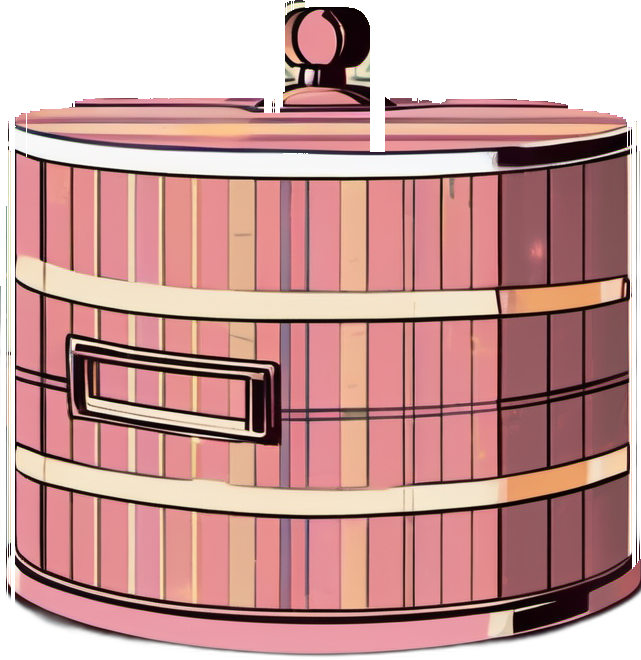
#> input picture assets/OBJ_hat_box.png, 641 x 660 px, found by its file name
$ python fix_hatbox3.py
#> lines starting #> are read from the running program, lines starting #| are printed output that depends on the picture; after the words box and inside, x2 and y2 are one past the last pixel; in counts of white or black regions, pixels touching at a corner belong together
import numpy as np
from PIL import Image
from pathlib import Path

ASSETS = Path(r"C:\english-quest\assets")
p = ASSETS / "OBJ_hat_box.png"
im = Image.open(p).convert("RGBA")
#> im is the input picture: PIL image 641x660 RGBA; mean R, G, B, A 176.9, 130.2, 123, 203.9
a = np.array(im).astype(np.int16)
r, g, b, al = a[..., 0], a[..., 1], a[..., 2], a[..., 3]
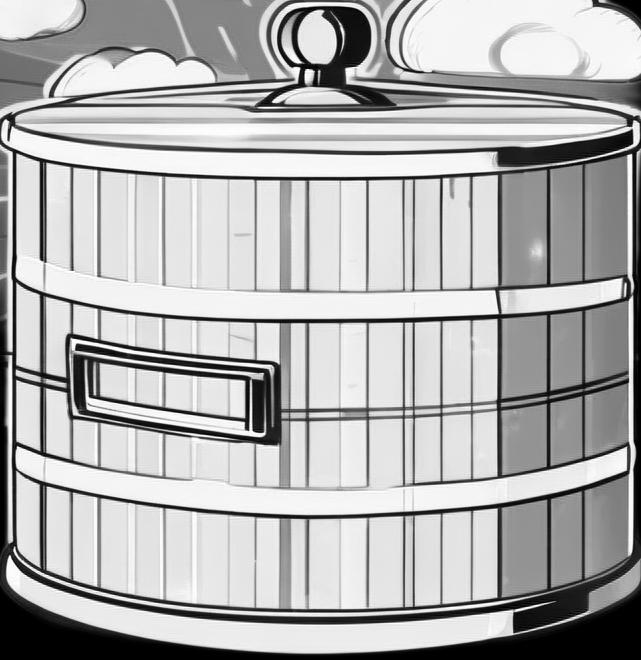
#> r: shape (660, 641) int16; min 0, max 254, mean 176.9
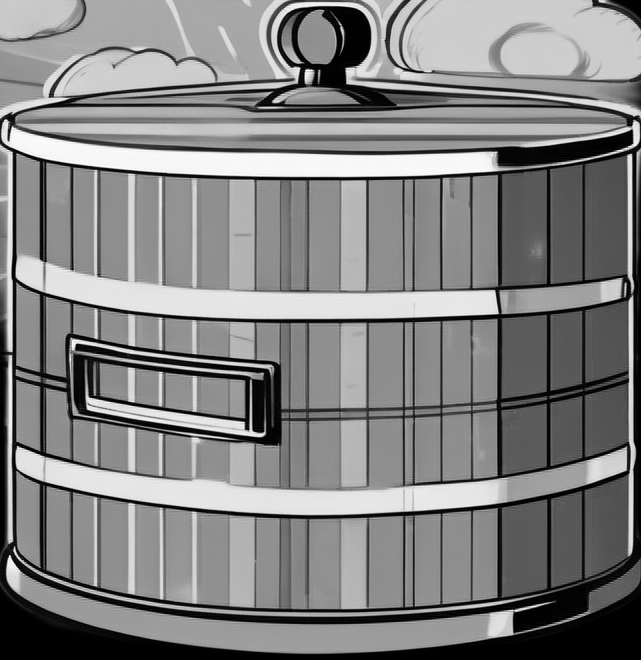
#> g: shape (660, 641) int16; min 0, max 254, mean 130.2
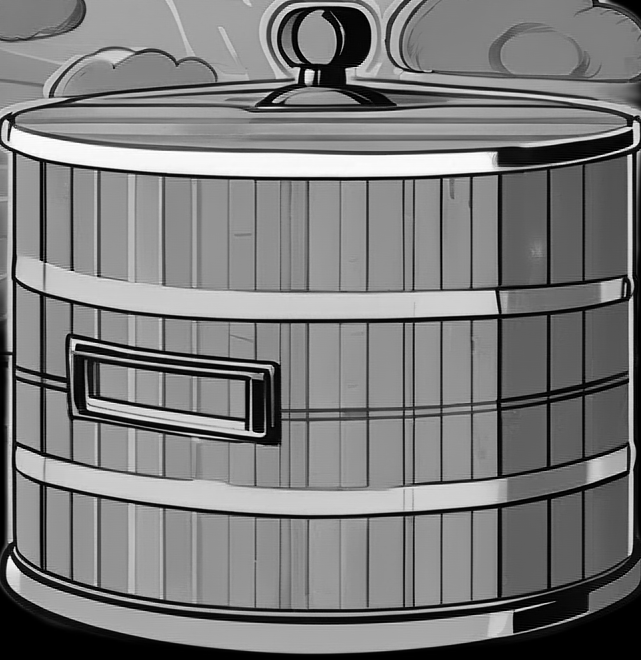
#> b: shape (660, 641) int16; min 0, max 254, mean 123
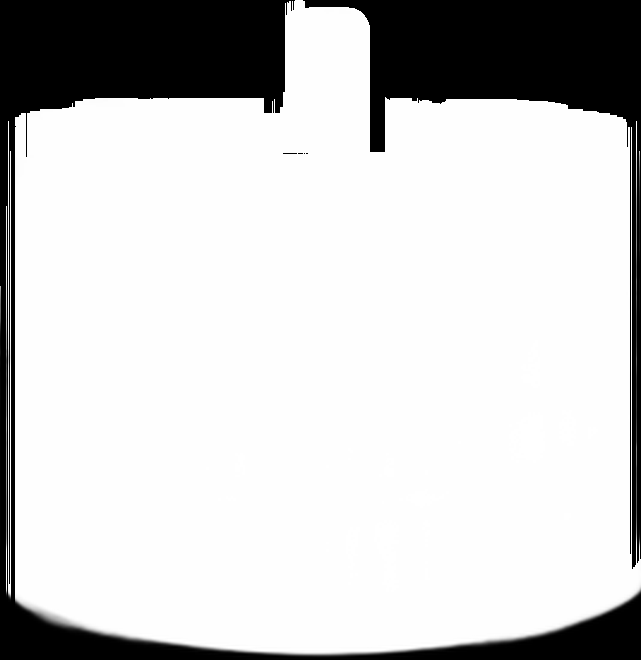
#> al: shape (660, 641) int16; min 0, max 255, mean 203.9
maxc = a[..., :3].max(axis=2)
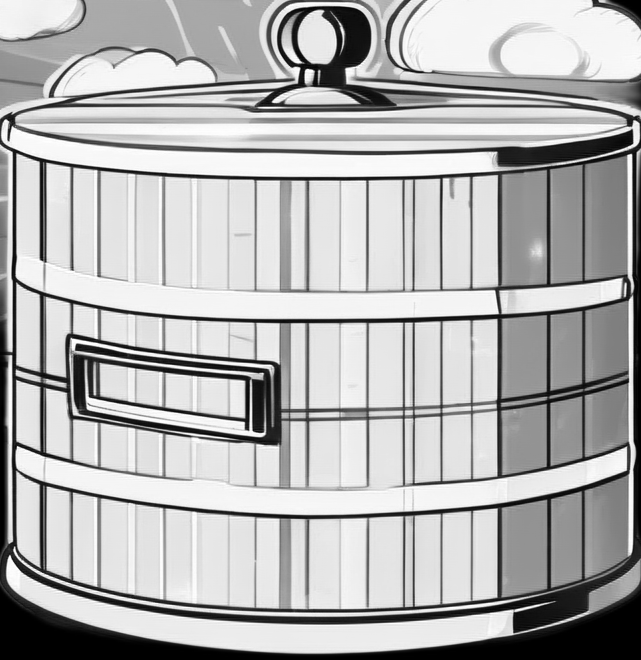
#> maxc: shape (660, 641) int16; min 0, max 254, mean 178.6

sky = ((b - r > 30) & (b > 120) & (al > 0)) | ((b - r > 15) & (b > 120) & (al < 255) & (al > 0))
#> sky: shape (660, 641) bool; every value is 0
a[..., 3][sky] = 0

boxlike = ((r - g > 50) & (r > 120) & (al > 0)) | ((maxc < 95) & (al > 0))
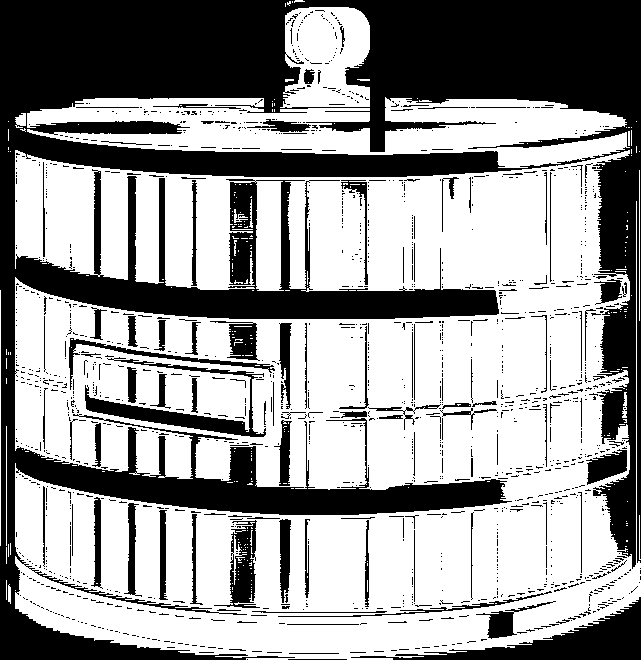
#> boxlike: shape (660, 641) bool; 60.5% white; 1385 black regions (1259 under 20 px), largest, box (x1, y1, x2, y2) and area: (0, 0, 641, 660) 134670, (351, 597, 641, 660) 5272, (85, 357, 266, 437) 2917
h, w = al.shape
#> h = 660; w = 641
cut_px = 0
for x in range(w):
    col = boxlike[:, x]
    ys = np.flatnonzero(col)
    if ys.size == 0:
        cut_px += int((a[:, x, 3] > 0).sum())
        a[:, x, 3] = 0
    else:
        y0 = ys[0]
        if y0 > 0:
            cut_px += int((a[:y0, x, 3] > 0).sum())
            a[:y0, x, 3] = 0
#> this loop made 641 passes
#> (y0, cut_px) on passes 1, 7, 9, 10, 11, 16, 17, 18, 19, 20, 21, 22: (290, 4), (349, 147), (121, 147), (584, 147), (151, 147), (117, 147), (117, 147), (117, 147), (117, 147), (115, 147), (115, 147), (113, 147)
#> cut_px on passes 2, 3, 4, 5, 6, 8: 4, 4, 4, 4, 4, 147
#> a: shape (660, 641, 4) int16; mean R, G, B, A 176.9, 130.2, 123, 203.9
#> after the loop, cut_px = 147

out = Image.fromarray(a.astype(np.uint8), "RGBA")
bbox = out.getchannel("A").getbbox()
#> bbox = (0, 0, 641, 660)
if bbox:
    out = out.crop(bbox)
out.save(p)
print(f"OBJ_hat_box: sky={int(sky.sum())}px, column-cut={cut_px}px -> {out.size}")
#| OBJ_hat_box: sky=0px, column-cut=147px -> (641, 660)

$ run again, with assets/BG_epilogue.png copied over assets/OBJ_hat_box.png
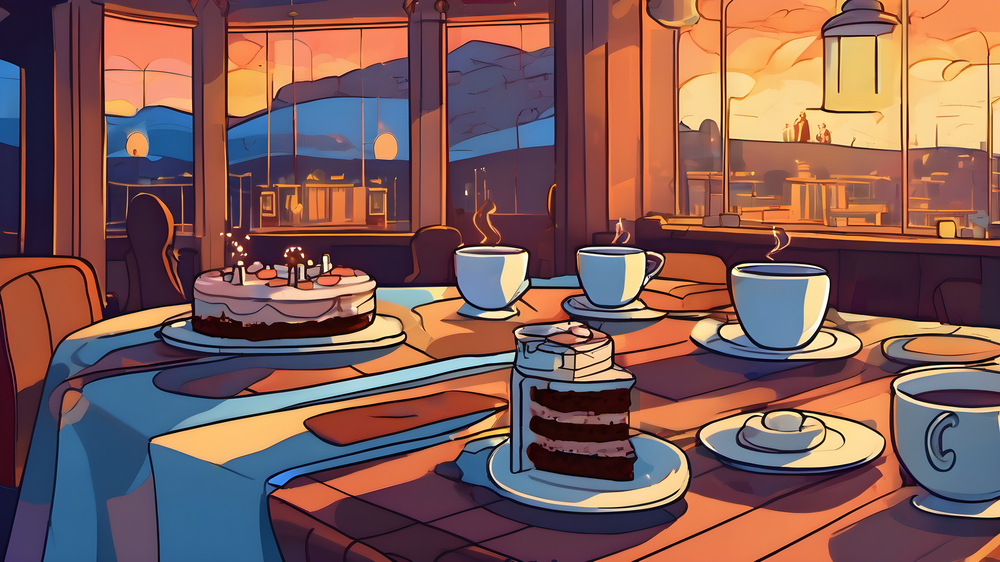
#> input picture assets/BG_epilogue.png, 1000 x 562 px, shrunk from 1920 x 1080 before the run, found by its file name
#> al: shape (562, 1000) int16; every value is 255
#> `sky = ((b - r > 30) & (b > 120) & (al > 0)) | ((b - r > 15) & (b > 120..`:
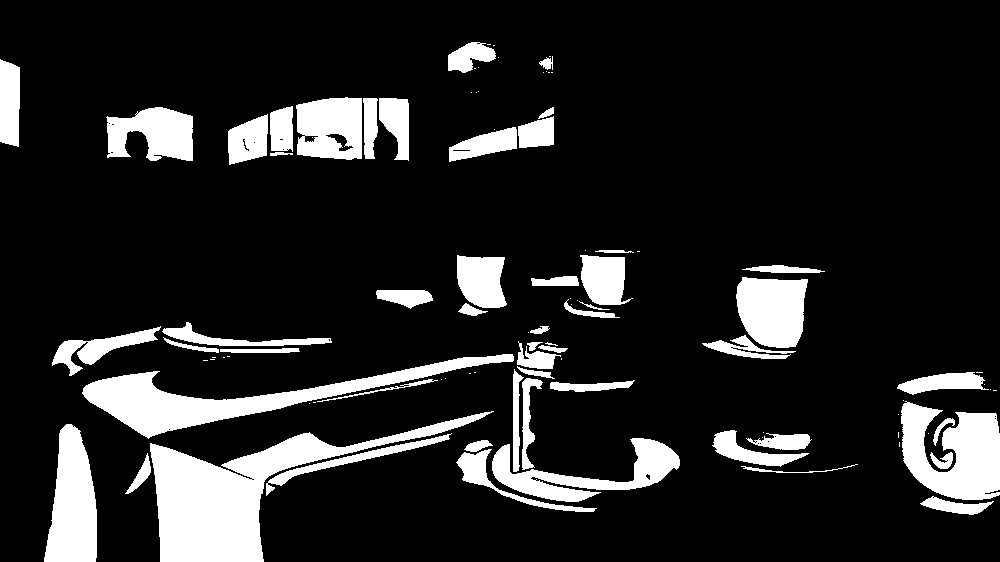
#> sky: shape (562, 1000) bool; 14.4% white; 98 white regions (45 under 20 px), largest, box (x1, y1, x2, y2) and area: (150, 411, 494, 562) 14179, (82, 354, 514, 439) 8810, (901, 401, 1000, 500) 6551
#> boxlike: shape (562, 1000) bool; 62.3% white; 2176 black regions (1971 under 20 px), largest, box (x1, y1, x2, y2) and area: (43, 352, 516, 562) 23527, (150, 410, 495, 562) 16677, (726, 24, 903, 161) 13781
#> the loop `for x in range(w):` made 1000 passes
#> (y0, cut_px) on passes 70 to 71: (2, 2), (2, 4)
#> after the loop `for x in range(w):`:
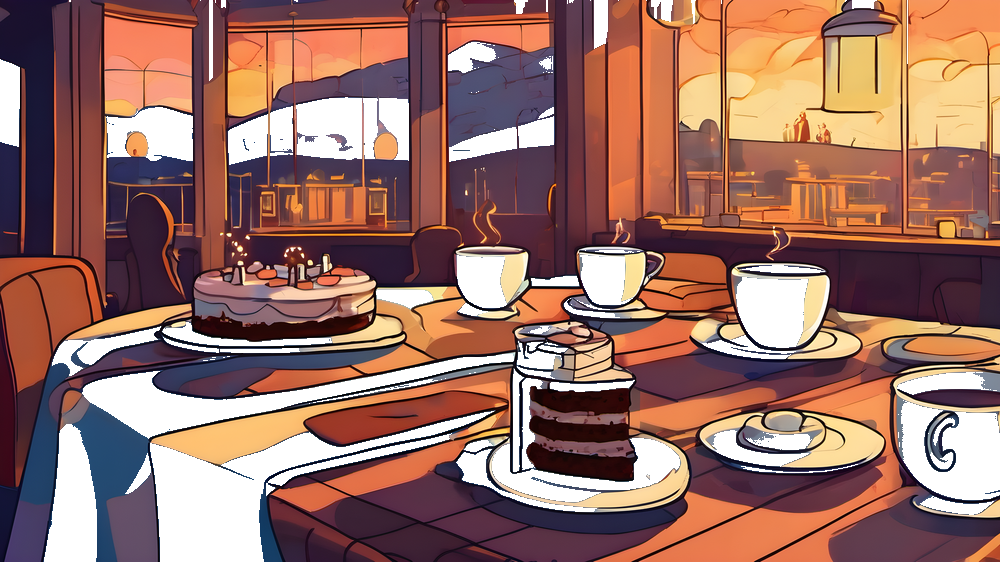
#> a: shape (562, 1000, 4) int16; mean R, G, B, A 127.5, 91.4, 86.5, 217.4; transparent parts drawn white
#> after the loop `for x in range(w):`: cut_px = 1799
#> bbox = (0, 0, 1000, 562)
#| OBJ_hat_box: sky=81155px, column-cut=1799px -> (1000, 562)
